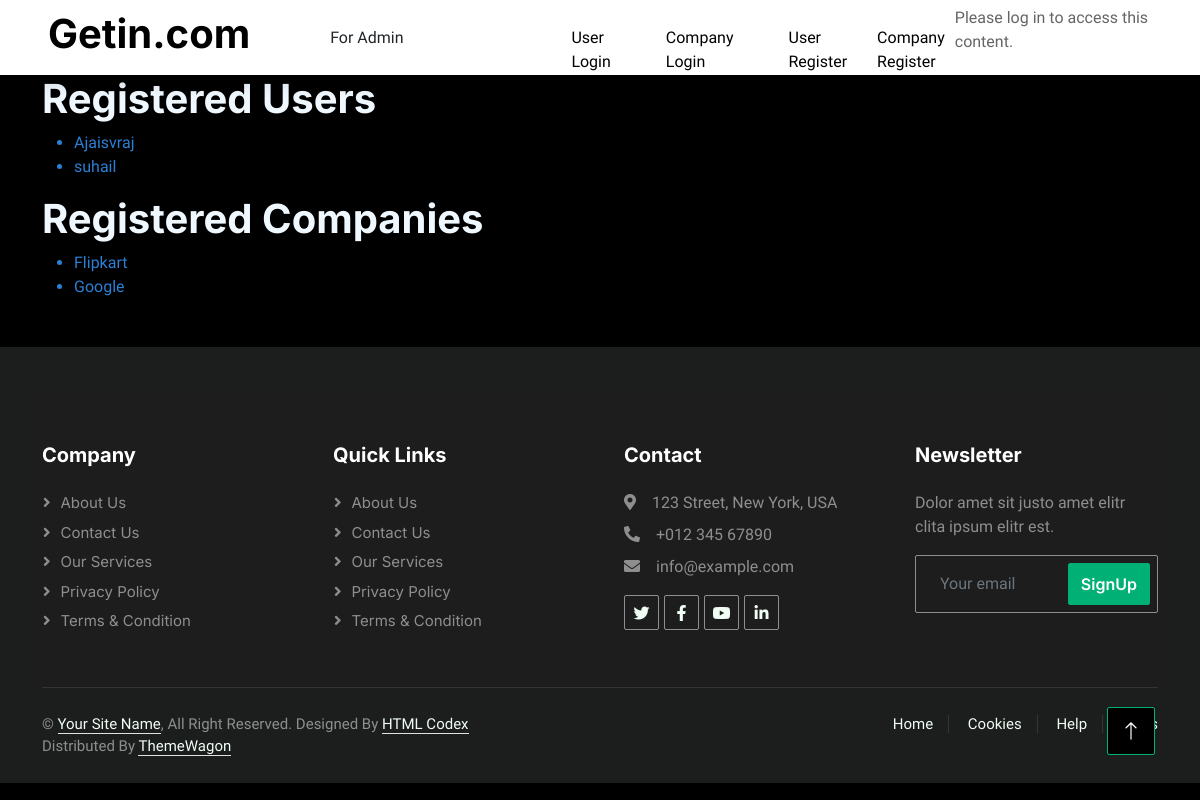
Page /registered_users on the earlier database version.
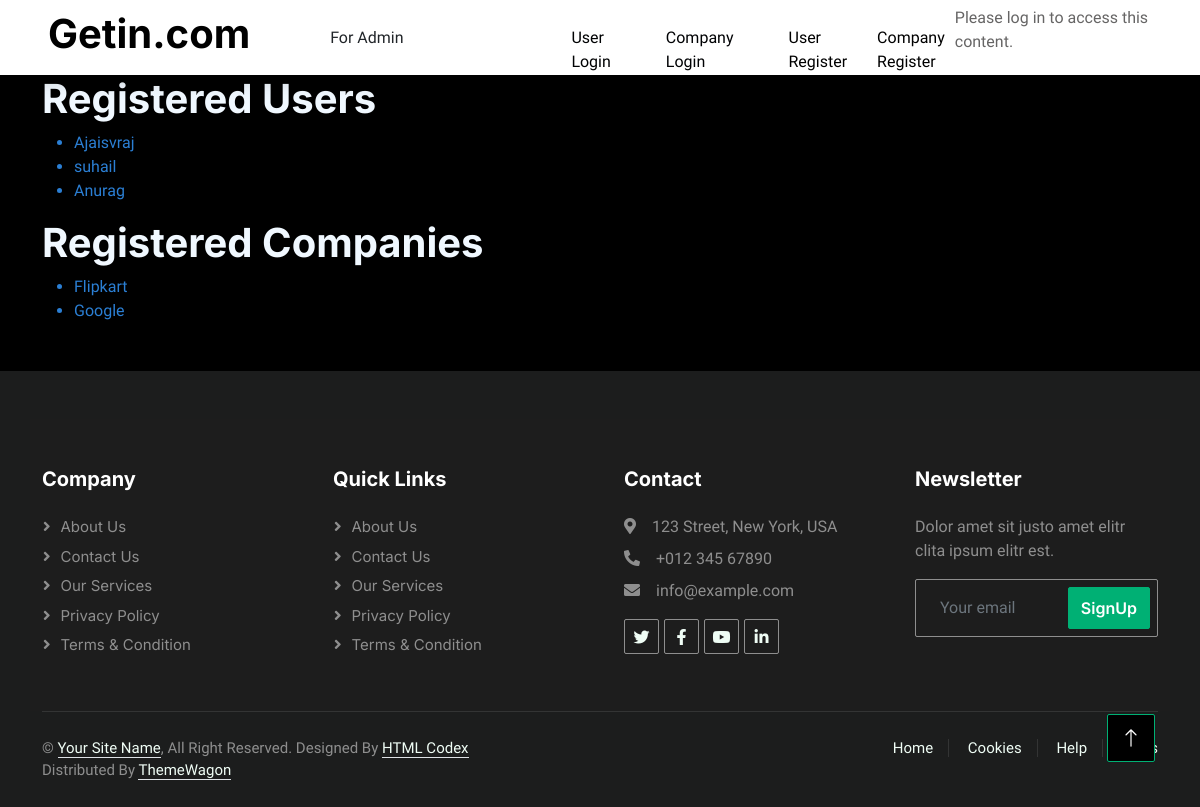
Same page on the later database version.
### user/models.py (models this page shows, shortened)
class UserProfile(models.Model):
    GENDER_CHOICES = (
        ('M', 'Male'),
        ('F', 'Female'),
        ('O', 'Other'),
    )
    user = models.OneToOneField(User,on_delete=models.CASCADE,null=True)
    gender = models.CharField(max_length=1,choices=GENDER_CHOICES,null=True)
    name = models.CharField(max_length=100)
    location = models.CharField(max_length=100)
    cont_email = models.EmailField()
    cont_phone = models.CharField(max_length=20)
    profile_image = models.ImageField(upload_to='profile_images/', null=True, blank=True)

### company/models.py (models this page shows, shortened)
class CompanyProfile(models.Model):
    user = models.OneToOneField(CustomUser,on_delete=models.CASCADE)
    company_name = models.CharField(max_length=100)
    location = models.CharField(max_length=100)
    logo = models.ImageField(upload_to="company_logo/",null=True,blank=True)
    contact_email = models.EmailField()
    contact_phone = models.CharField(max_length=15)

### adminview/views.py (the view)
# urls.py: path('registered_users',registered_users,name='registered_users'),
def registered_users(request):
    users = UserProfile.objects.all()
    companies = CompanyProfile.objects.all()
    context = {
        'users': users,
        'companies': companies
    }
    return render(request, 'admin/registered_users.html', context)

### templates/admin/registered_users.html (shortened to what this page needs)
{% extends 'base.html' %}
{% block content %}
<div class="container">
<h1 style="color: aliceblue;">Registered Users</h1>
<ul>
    {% for user in users %}
        <li style="color: rgb(43, 127, 212);">{{ user.name }}</li>
    {% empty %}
        <li>No registered users.</li>
    {% endfor %}
</ul>
<h1 style="color: aliceblue;">Registered Companies</h1>
<ul>
    {% for company in companies %}
        <li style="color: rgb(43, 127, 212);">{{ company.company_name }}</li>
    {% empty %}
        <li>No registered companies.</li>
    {% endfor %}
</ul>
</div>
{% endblock %}

Differences in the rows shown:
added UserProfile: name "Anurag"
